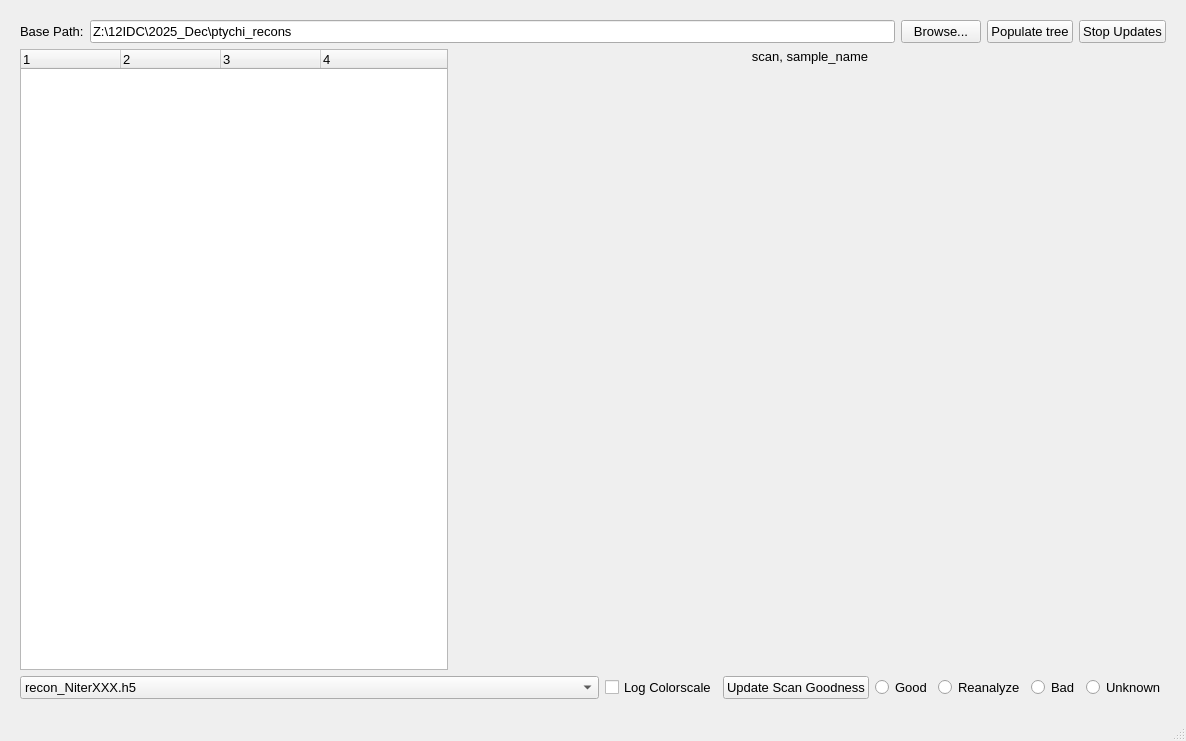
<?xml version="1.0" encoding="UTF-8"?>
<ui version="4.0">
 <class>MainWindow</class>
 <widget class="QMainWindow" name="MainWindow">
  <property name="geometry">
   <rect>
    <x>0</x>
    <y>0</y>
    <width>1186</width>
    <height>741</height>
   </rect>
  </property>
  <property name="windowTitle">
   <string>MainWindow</string>
  </property>
  <widget class="QWidget" name="centralwidget">
   <layout class="QGridLayout" name="gridLayout">
    <property name="leftMargin">
     <number>20</number>
    </property>
    <property name="topMargin">
     <number>20</number>
    </property>
    <property name="rightMargin">
     <number>20</number>
    </property>
    <property name="bottomMargin">
     <number>20</number>
    </property>
    <item row="0" column="0">
     <layout class="QVBoxLayout" name="verticalLayout">
      <item>
       <layout class="QHBoxLayout" name="horizontalLayout">
        <item>
         <widget class="QLabel" name="label_basePath">
          <property name="font">
           <font>
            <pointsize>10</pointsize>
           </font>
          </property>
          <property name="text">
           <string>Base Path:</string>
          </property>
         </widget>
        </item>
        <item>
         <widget class="QLineEdit" name="lineEdit_basePath">
          <property name="font">
           <font>
            <pointsize>10</pointsize>
           </font>
          </property>
          <property name="text">
           <string>Z:\12IDC\2025_Dec\ptychi_recons</string>
          </property>
         </widget>
        </item>
        <item>
         <widget class="QPushButton" name="pushButton_browseBasePath">
          <property name="font">
           <font>
            <pointsize>10</pointsize>
           </font>
          </property>
          <property name="text">
           <string>Browse...</string>
          </property>
         </widget>
        </item>
        <item>
         <widget class="QPushButton" name="pushButton_populateTree">
          <property name="font">
           <font>
            <pointsize>10</pointsize>
           </font>
          </property>
          <property name="text">
           <string>Populate tree</string>
          </property>
         </widget>
        </item>
        <item>
         <widget class="QPushButton" name="pushButton_stopScanUpdate">
          <property name="font">
           <font>
            <pointsize>10</pointsize>
           </font>
          </property>
          <property name="text">
           <string>Stop Updates</string>
          </property>
         </widget>
        </item>
       </layout>
      </item>
      <item>
       <layout class="QHBoxLayout" name="horizontalLayout_2" stretch="3,5">
        <item>
         <widget class="QTreeWidget" name="treeWidget_fileStructure">
          <property name="font">
           <font>
            <pointsize>10</pointsize>
           </font>
          </property>
          <property name="columnCount">
           <number>4</number>
          </property>
          <column>
           <property name="text">
            <string notr="true">1</string>
           </property>
          </column>
          <column>
           <property name="text">
            <string notr="true">2</string>
           </property>
          </column>
          <column>
           <property name="text">
            <string notr="true">3</string>
           </property>
          </column>
          <column>
           <property name="text">
            <string notr="true">4</string>
           </property>
          </column>
         </widget>
        </item>
        <item>
         <layout class="QVBoxLayout" name="verticalLayout_2">
          <item>
           <widget class="QLabel" name="label_plot_1">
            <property name="sizePolicy">
             <sizepolicy hsizetype="Expanding" vsizetype="Preferred">
              <horstretch>0</horstretch>
              <verstretch>0</verstretch>
             </sizepolicy>
            </property>
            <property name="font">
             <font>
              <pointsize>10</pointsize>
             </font>
            </property>
            <property name="text">
             <string>scan, sample_name</string>
            </property>
            <property name="alignment">
             <set>Qt::AlignCenter</set>
            </property>
           </widget>
          </item>
          <item>
           <widget class="QWidget" name="graphicsView_1" native="true">
            <property name="sizePolicy">
             <sizepolicy hsizetype="Expanding" vsizetype="Expanding">
              <horstretch>0</horstretch>
              <verstretch>0</verstretch>
             </sizepolicy>
            </property>
            <property name="font">
             <font>
              <pointsize>10</pointsize>
             </font>
            </property>
           </widget>
          </item>
         </layout>
        </item>
       </layout>
      </item>
      <item>
       <layout class="QHBoxLayout" name="horizontalLayout_3">
        <item>
         <widget class="QComboBox" name="comboBox_imageChoice">
          <property name="sizePolicy">
           <sizepolicy hsizetype="Expanding" vsizetype="Fixed">
            <horstretch>0</horstretch>
            <verstretch>0</verstretch>
           </sizepolicy>
          </property>
          <property name="font">
           <font>
            <pointsize>10</pointsize>
           </font>
          </property>
          <item>
           <property name="text">
            <string>recon_NiterXXX.h5</string>
           </property>
          </item>
          <item>
           <property name="text">
            <string>loss/loss_NiterXXX.png</string>
           </property>
          </item>
          <item>
           <property name="text">
            <string>object_ph/object_ph_NiterXXX.tiff</string>
           </property>
          </item>
          <item>
           <property name="text">
            <string>object_mag/object_mag_NiterXXX.tiff</string>
           </property>
          </item>
          <item>
           <property name="text">
            <string>probe_mag/probe_mag_NiterXXX.tiff</string>
           </property>
          </item>
          <item>
           <property name="text">
            <string>positions/positions_NiterXXX.png</string>
           </property>
          </item>
          <item>
           <property name="text">
            <string>positions_affine/positions_affine_NiterXXX.png</string>
           </property>
          </item>
          <item>
           <property name="text">
            <string>dp_sum.tiff</string>
           </property>
          </item>
          <item>
           <property name="text">
            <string>init_probe_mag.tiff</string>
           </property>
          </item>
         </widget>
        </item>
        <item>
         <widget class="QCheckBox" name="checkBox_logCmap">
          <property name="font">
           <font>
            <pointsize>10</pointsize>
           </font>
          </property>
          <property name="text">
           <string>Log Colorscale</string>
          </property>
         </widget>
        </item>
        <item>
         <widget class="QPushButton" name="pushButton_updateScanGoodness">
          <property name="font">
           <font>
            <pointsize>10</pointsize>
           </font>
          </property>
          <property name="text">
           <string>Update Scan Goodness</string>
          </property>
         </widget>
        </item>
        <item>
         <widget class="QRadioButton" name="radioButton_good">
          <property name="font">
           <font>
            <pointsize>10</pointsize>
           </font>
          </property>
          <property name="text">
           <string>Good</string>
          </property>
          <attribute name="buttonGroup">
           <string notr="true">buttonGroup</string>
          </attribute>
         </widget>
        </item>
        <item>
         <widget class="QRadioButton" name="radioButton_reanalyze">
          <property name="font">
           <font>
            <pointsize>10</pointsize>
           </font>
          </property>
          <property name="text">
           <string>Reanalyze</string>
          </property>
          <attribute name="buttonGroup">
           <string notr="true">buttonGroup</string>
          </attribute>
         </widget>
        </item>
        <item>
         <widget class="QRadioButton" name="radioButton_bad">
          <property name="font">
           <font>
            <pointsize>10</pointsize>
           </font>
          </property>
          <property name="text">
           <string>Bad</string>
          </property>
          <attribute name="buttonGroup">
           <string notr="true">buttonGroup</string>
          </attribute>
         </widget>
        </item>
        <item>
         <widget class="QRadioButton" name="radioButton_unknown">
          <property name="font">
           <font>
            <pointsize>10</pointsize>
           </font>
          </property>
          <property name="text">
           <string>Unknown</string>
          </property>
          <attribute name="buttonGroup">
           <string notr="true">buttonGroup</string>
          </attribute>
         </widget>
        </item>
       </layout>
      </item>
     </layout>
    </item>
   </layout>
  </widget>
  <widget class="QMenuBar" name="menubar">
   <property name="geometry">
    <rect>
     <x>0</x>
     <y>0</y>
     <width>1186</width>
     <height>26</height>
    </rect>
   </property>
  </widget>
  <widget class="QStatusBar" name="statusbar"/>
 </widget>
 <resources/>
 <connections/>
 <buttongroups>
  <buttongroup name="buttonGroup"/>
 </buttongroups>
</ui>
